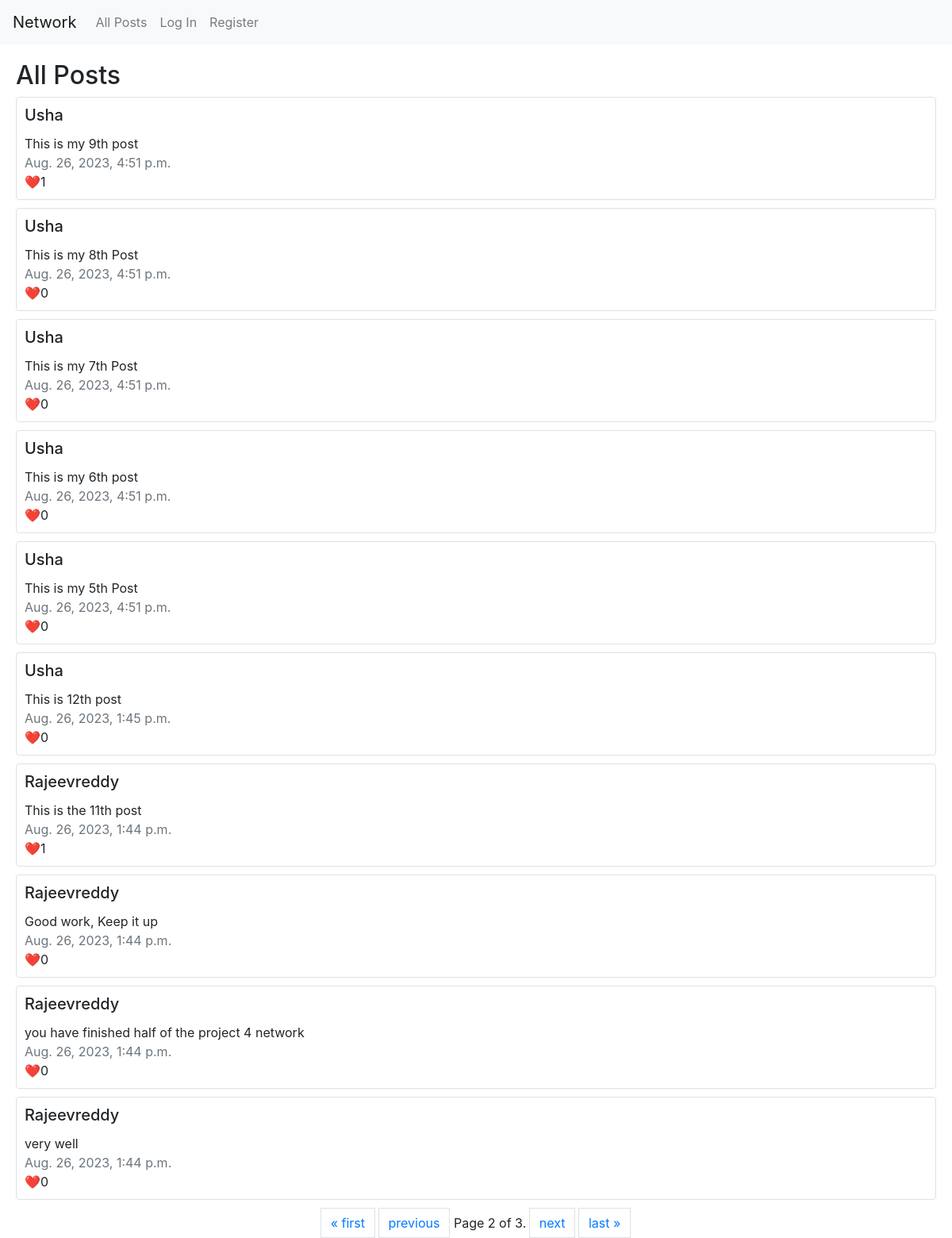
Screenshot of /?page=2 with the database file from the repository.
### network/models.py (models this page shows, shortened)
class Posts(models.Model):
    content = models.TextField(blank=False)
    author = models.ForeignKey(User, on_delete=models.CASCADE, related_name='authored_posts')
    created_at = models.DateTimeField(auto_now_add=True)
    liked = models.ManyToManyField(User, related_name="liked_post", blank=True)

class User(AbstractUser):
    pass

### network/views.py (the view)
# urls.py: path("", views.index, name="index"),
def index(request):
    all_posts = Posts.objects.order_by("-created_at").all()
    paginator = Paginator(all_posts, 10) # show 10 posts per page
    page_number = request.GET.get('page')
    page_obj = paginator.get_page(page_number)
    if request.user.is_authenticated:
        return render(request, "network/index.html", {
            "posts": page_obj,
            "current_user": User.objects.get(id=request.user.id),
        })
    else:
        return render(request, "network/index.html", {
            "posts": page_obj,
            "current_user": None,
        })

### network/templates/network/index.html (shortened to what this page needs)
{% extends "network/layout.html" %}
{% load static %}
{% block body %}
    <h2 style="margin-left: 20px; margin-top: 20px;">All Posts</h2>
    {% for post in posts %}
    <div style="padding-left: 20px; padding-right: 20px; padding-bottom: 10px;">
        <div class="card border" style="padding: 10px;">
            <h5 class="card-title text-capitalize">{{ post.author }}</h5>
            <div class="card-text" id="postContent{{ forloop.counter0 }}">{{ post.content }}</div>
            <div class="text-muted">{{ post.created_at }}</div>
            <div class="card-text">❤️<a id="likeCount{{ forloop.counter0 }}">{{ post.liked.count }}</a></div>
        </div>
    </div>
    {% endfor %}
    <nav aria-label="Page navigation example">
        <div class="pagination justify-content-center">
            <span class="step-links">
                {% if posts.has_previous %}
                    <a class="page-link" href="?page=1" style="display: inline-block">&laquo; first</a>
                    <a class="page-link"href="?page={{ posts.previous_page_number }}" style="display: inline-block">previous</a>
                {% endif %}
                <span class="current" style="display: inline-block">
                    Page {{ posts.number }} of {{ posts.paginator.num_pages }}.
                </span>
                {% if posts.has_next %}
                    <a class="page-link" href="?page={{ posts.next_page_number }}" style="display: inline-block">next</a>
                    <a class="page-link" href="?page={{ posts.paginator.num_pages }}" style="display: inline-block">last &raquo;</a>
                {% endif %}
            </span>
        </div>
    </nav>
{% endblock %}

### rows the page displays
Posts: author "Usha", content "This is my 9th post", created_at "Aug. 26, 2023, 4:51 p.m.", liked.count "1"
Posts: author "Usha", content "This is my 8th Post", created_at "Aug. 26, 2023, 4:51 p.m.", liked.count "0"
Posts: author "Usha", content "This is my 7th Post", created_at "Aug. 26, 2023, 4:51 p.m.", liked.count "0"
Posts: author "Usha", content "This is my 6th post", created_at "Aug. 26, 2023, 4:51 p.m.", liked.count "0"
Posts: author "Usha", content "This is my 5th Post", created_at "Aug. 26, 2023, 4:51 p.m.", liked.count "0"
Posts: author "Usha", content "This is 12th post", created_at "Aug. 26, 2023, 1:45 p.m.", liked.count "0"
Posts: author "Rajeevreddy", content "This is the 11th post", created_at "Aug. 26, 2023, 1:44 p.m.", liked.count "1"
Posts: author "Rajeevreddy", content "Good work, Keep it up", created_at "Aug. 26, 2023, 1:44 p.m.", liked.count "0"
Posts: author "Rajeevreddy", content "you have finished half of the project 4 network", created_at "Aug. 26, 2023, 1:44 p.m.", liked.count "0"
Posts: author "Rajeevreddy", content "very well", created_at "Aug. 26, 2023, 1:44 p.m.", liked.count "0"

### other values shown
{{ posts.number }} "2"
{{ posts.paginator.num_pages }} "3"
